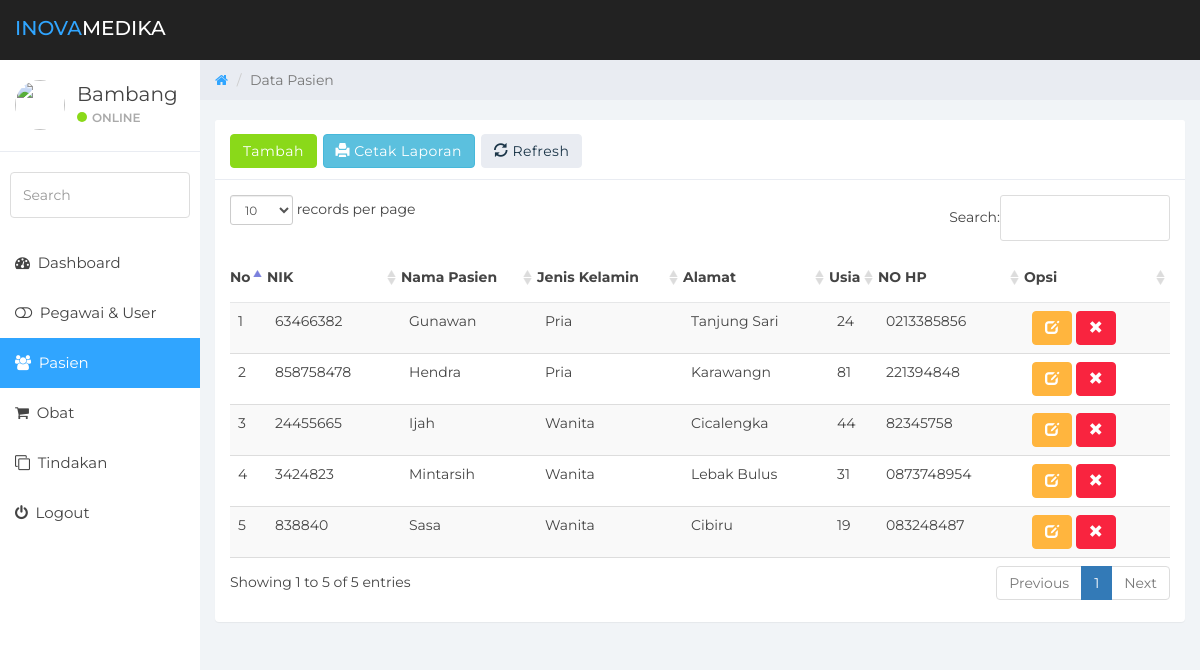
The page /users/admin/pasien/index.php (signed in) on the database its author committed.
### tables this page shows
CREATE TABLE IF NOT EXISTS `user` (
  `id` int(11) NOT NULL,
  `nip` int(20) NOT NULL,
  `password` varchar(30) NOT NULL,
  `level` enum('Admin','Operator') NOT NULL
);

CREATE TABLE IF NOT EXISTS `pegawai` (
  `id_krywn` int(11) NOT NULL,
  `nip` int(20) NOT NULL,
  `nama_krywn` varchar(50) NOT NULL,
  `gender_krywn` enum('Pria','Wanita') NOT NULL,
  `alamat_krywn` text NOT NULL
);

CREATE TABLE IF NOT EXISTS `pasien` (
  `id_psn` int(11) NOT NULL,
  `nik` int(16) NOT NULL,
  `nama_psn` varchar(50) NOT NULL,
  `gender_psn` enum('Pria','Wanita') NOT NULL,
  `alamat_psn` text NOT NULL,
  `usia` int(11) NOT NULL,
  `no_hp` char(15) NOT NULL
);

### users/admin/pasien/index.php (the view, shortened to what this page needs)
<?php
$id = $_SESSION['admin'];
include'../../../config.php';
?>
<!DOCTYPE html>
<html>
<head>
<link href="../../../css/bootstrap.min.css" rel="stylesheet">
<link href="../../../css/datepicker3.css" rel="stylesheet">
<link href="../../../css/bootstrap-table.css" rel="stylesheet">
<link href="../../../aset/datatables/dataTables.bootstrap.css" rel="stylesheet">
<link href="../../../css/font-awesome.min.css" rel="stylesheet">
<link href="../../../css/styles.css" rel="stylesheet">
</head>
<body>
	<nav class="navbar navbar-custom navbar-fixed-top" role="navigation">
		<div class="container-fluid">
			<div class="navbar-header">
				<a class="navbar-brand" href="#"><span>Inova</span>Medika</a>
			</div>
		</div>
	</nav>
	<div id="sidebar-collapse" class="col-sm-3 col-lg-2 sidebar">
		<div class="profile-sidebar">
			<div class="profile-userpic">
				<img src="" class="img-responsive" alt="">
			</div>
<?php
$sql = $conn -> query("SELECT nama_krywn, nip FROM user JOIN pegawai USING(nip) WHERE nip = '$id'");
$nip = $sql -> fetch_array();
?>
			<div class="profile-usertitle">
				<div class="profile-usertitle-name"><?php echo $nip[0]; ?> </div>
				<div class="profile-usertitle-status"><span class="indicator label-success"></span>Online</div>
			</div>
		</div>
		<form role="search">
			<div class="form-group">
				<input type="text" class="form-control" placeholder="Search">
			</div>
		</form>
		<ul class="nav menu">
			<li><a href="../index.php"><em class="fa fa-dashboard">&nbsp;</em> Dashboard</a></li>
			<li><a href="../pegawai/"><em class="fa fa-toggle-off">&nbsp;</em> Pegawai & User</a></li>
			<li class="active"><a href="index.php"><em class="fa fa-users">&nbsp;</em> Pasien</a></li>
			<li><a href="../obat/"><em class="fa fa-shopping-cart">&nbsp;</em> Obat</a></li>
			<li><a href="../tindakan/"><em class="fa fa-clone">&nbsp;</em> Tindakan</a></li>
			<li><a href="../../logout.php" onclick="return confirm('Yakin?')"><em class="fa fa-power-off">&nbsp;</em> Logout</a></li>
		</ul>
	</div>
	<div class="col-sm-9 col-sm-offset-3 col-lg-10 col-lg-offset-2 main">
		<div class="row">
			<ol class="breadcrumb">
				<li><a href="#">
					<em class="fa fa-home"></em>
				</a></li>
				<li class="active">Data Pasien</li>
			</ol>
		</div>
		<div class="row">
			<div class="col-lg-12">
			</div>
		</div>
		<div class="row">
			<div class="col-lg-12">
				<div class="panel panel-default">
					<div class="panel-heading">
                         <a id="pesan_sedia" class="btn btn-success" href="#" data-toggle="modal" data-target="#modalpesan2">Tambah</a>
                         <a class="btn btn-info" href="#">
                            <span class="glyphicon glyphicon-print"></span> Cetak Laporan
                         </a>
                         <a class="btn btn-default" href="index.php"><span class="glyphicon glyphicon-refresh"></span> Refresh</a>
                    </div>
					<div class="panel-body">
                         <table id="lookup" class="table table-striped" data-toggle="table" data-select-item-name="toolbar1">
                            <thead>
                            <tr>
                                <th>No</th>
						        <th>NIK</th>
						        <th>Nama Pasien</th>
						        <th>Jenis Kelamin</th>
						        <th>Alamat</th>
						        <th>Usia</th>
						        <th>NO HP</th>
                                <th>Opsi</th>
                            </tr>
                             </thead>
                             <tbody>
                               <?php
                                $no = 1;
                                $sql = $conn -> query("SELECT * FROM pasien ORDER BY nama_psn");
                                while($data = $sql -> fetch_array()){ ?>
                            <tr>
                                <td> <?php echo $no++; ?> </td>
                                <td> <?php echo $data[1]; ?> </td>
                                <td> <?php echo $data[2]; ?> </td>
                                <td> <?php echo $data[3]; ?> </td>
                                <td> <?php echo $data[4]; ?> </td>
                                <td> <?php echo $data[5]; ?> </td>
                                <td> <?php echo $data[6]; ?> </td>
                                <td>
                                     <a class="btn btn-warning" href="index.php?id=<?php echo $data[0]; ?>"><span class="glyphicon glyphicon-edit"></span></a>
                                     <a class="btn btn-danger" href="pasien_h.php?id=<?php echo $data[0]; ?>"><span class="glyphicon glyphicon-remove" onclick="return confirm('Hapus?')"></span></a>
                                </td>
                            </tr>
                            <?php } ?>
                                 </tbody>
                        </table>
						</div>
				</div>
			</div>
		</div>
	</div>
</body>
</html>

### rows shown on the page
user: pegawai.nama_krywn "Bambang"
pasien: nik "63466382", nama_psn "Gunawan", gender_psn "Pria", alamat_psn "Tanjung Sari", usia "24", no_hp "0213385856"
pasien: nik "858758478", nama_psn "Hendra", gender_psn "Pria", alamat_psn "Karawangn", usia "81", no_hp "221394848"
pasien: nik "24455665", nama_psn "Ijah", gender_psn "Wanita", alamat_psn "Cicalengka", usia "44", no_hp "82345758"
pasien: nik "3424823", nama_psn "Mintarsih", gender_psn "Wanita", alamat_psn "Lebak Bulus", usia "31", no_hp "0873748954"
pasien: nik "838840", nama_psn "Sasa", gender_psn "Wanita", alamat_psn "Cibiru", usia "19", no_hp "083248487"
